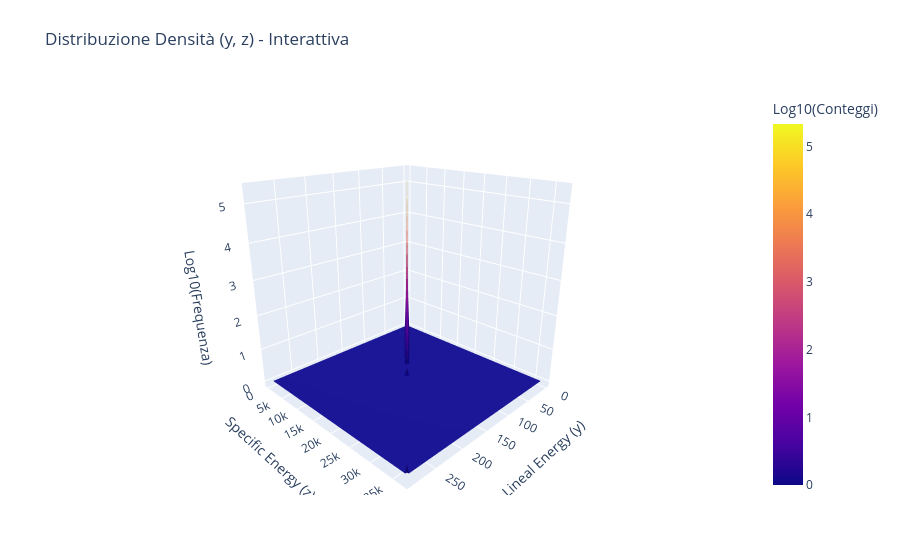

The notebook cell saved with this chart:
### Code cell
import uproot
import numpy as np
import plotly.graph_objects as go

# 1. Caricamento dati (identico alla tua versione)
file = uproot.open("build/yz.root")
tree = file["yz;1"]
y = tree["y"].array(library="np")
z = tree["z"].array(library="np")

# 2. Istogramma 2D (Aumentiamo binnaggio a 100)
bins_n = 100
hist, xedges, yedges = np.histogram2d(y, z, bins=bins_n)

# 3. Preparazione per la Surface
x_centers = (xedges[:-1] + xedges[1:]) / 2
y_centers = (yedges[:-1] + yedges[1:]) / 2
Z = np.log10(hist.T + 1)  # Log scale come nella tua versione

# 4. Creazione del plot interattivo con Plotly
fig = go.Figure(data=[go.Surface(
    z=Z, 
    x=x_centers, 
    y=y_centers, 
    colorscale='Plasma',
    colorbar=dict(title='Log10(Conteggi)')
)])

# 5. Aggiustamenti Layout
fig.update_layout(
    title='Distribuzione Densità (y, z) - Interattiva',
    scene=dict(
        xaxis_title='Lineal Energy (y)',
        yaxis_title='Specific Energy (z)',
        zaxis_title='Log10(Frequenza)',
        # Imposta la vista iniziale (opzionale)
        camera=dict(
            eye=dict(x=1.5, y=1.5, z=0.8)
        )
    ),
    autosize=True,
    margin=dict(l=65, r=50, b=65, t=90)
)

fig.show()

### Figure 1 — Plotly figure (JSON) as saved in the notebook; plotly's stock layout.template omitted (floating-point values rounded to 4 significant figures; data arrays with more than 128 entries replaced by an {"elided": "..."} marker saying what was removed)
{"data": [{"colorbar": {"title": {"text": "Log10(Conteggi)"}}, "colorscale": [[0, "#0d0887"], [0.1111, "#46039f"], [0.2222, "#7201a8"], [0.3333, "#9c179e"], [0.4444, "#bd3786"], [0.5556, "#d8576b"], [0.6667, "#ed7953"], [0.7778, "#fb9f3a"], [0.8889, "#fdca26"], [1, "#f0f921"]], "type": "surface", "x": [1.448, 4.345, 7.242, 10.14, 13.04, 15.93, 18.83, 21.73, 24.62, 27.52, 30.42, 33.31, 36.21, 39.11, 42.0, 44.9, 47.8, 50.69, 53.59, 56.49, 59.38, 62.28, 65.18, 68.07, 70.97, 73.87, 76.76, 79.66, 82.56, 85.46, 88.35, 91.25, 94.15, 97.04, 99.94, 102.8, 105.7, 108.6, 111.5, 114.4, 117.3, 120.2, 123.1, 126.0, 128.9, 131.8, 134.7, 137.6, 140.5, 143.4, 146.3, 149.2, 152.1, 155.0, 157.9, 160.8, 163.7, 166.6, 169.5, 172.4, 175.3, 178.2, 181.0, 183.9, 186.8, 189.7, 192.6, 195.5, 198.4, 201.3, 204.2, 207.1, 210.0, 212.9, 215.8, 218.7, 221.6, 224.5, 227.4, 230.3, 233.2, 236.1, 239.0, 241.9, 244.8, 247.7, 250.6, 253.5, 256.4, 259.3, 262.2, 265.1, 268.0, 270.8, 273.7, 276.6, 279.5, 282.4, 285.3, 288.2], "y": [184.7, 554.0, 923.3, 1293.0, 1662.0, 2031.0, 2401.0, 2770.0, 3139.0, 3509.0, 3878.0, 4247.0, 4617.0, 4986.0, 5355.0, 5725.0, 6094.0, 6463.0, 6833.0, 7202.0, 7571.0, 7941.0, 8310.0, 8679.0, 9049.0, 9418.0, 9787.0, 10160.0, 10530.0, 10900.0, 11260.0, 11630.0, 12000.0, 12370.0, 12740.0, 13110.0, 13480.0, 13850.0, 14220.0, 14590.0, 14960.0, 15330.0, 15700.0, 16070.0, 16440.0, 16800.0, 17170.0, 17540.0, 17910.0, 18280.0, 18650.0, 19020.0, 19390.0, 19760.0, 20130.0, 20500.0, 20870.0, 21240.0, 21610.0, 21980.0, 22340.0, 22710.0, 23080.0, 23450.0, 23820.0, 24190.0, 24560.0, 24930.0, 25300.0, 25670.0, 26040.0, 26410.0, 26780.0, 27150.0, 27520.0, 27880.0, 28250.0, 28620.0, 28990.0, 29360.0, 29730.0, 30100.0, 30470.0, 30840.0, 31210.0, 31580.0, 31950.0, 32320.0, 32690.0, 33060.0, 33420.0, 33790.0, 34160.0, 34530.0, 34900.0, 35270.0, 35640.0, 36010.0, 36380.0, 36750.0], "z": {"elided": "100x100 float values"}}], "layout": {"autosize": true, "margin": {"b": 65, "l": 65, "r": 50, "t": 90}, "scene": {"camera": {"eye": {"x": 1.5, "y": 1.5, "z": 0.8}}, "xaxis": {"title": {"text": "Lineal Energy (y)"}}, "yaxis": {"title": {"text": "Specific Energy (z)"}}, "zaxis": {"title": {"text": "Log10(Frequenza)"}}}, "title": {"text": "Distribuzione Densità (y, z) - Interattiva"}}}
